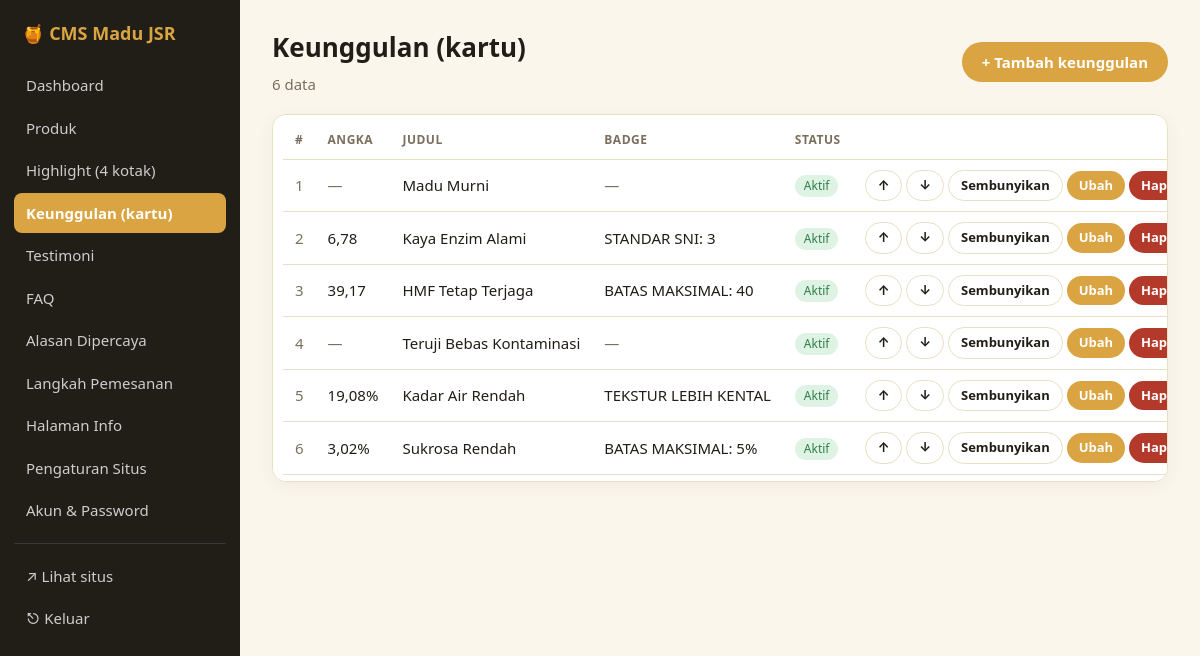
Screenshot of /cms/admin/crud?e=advantages (signed in) with the database file from the repository.
### tables this page shows
CREATE TABLE advantages (
                id INTEGER PRIMARY KEY AUTOINCREMENT,
                sort INTEGER NOT NULL DEFAULT 0,
                active INTEGER NOT NULL DEFAULT 1, title_id TEXT NOT NULL DEFAULT '', title_en TEXT NOT NULL DEFAULT '', text_id TEXT NOT NULL DEFAULT '', text_en TEXT NOT NULL DEFAULT '', stat TEXT NOT NULL DEFAULT '', badge_id TEXT NOT NULL DEFAULT '', badge_en TEXT NOT NULL DEFAULT '', icon TEXT NOT NULL DEFAULT '');

### cms/crud_config.php (called while the page is built, shortened)
<?php
function fld(string $name, string $label, string $type = 'text', array $extra = []): array
{
    return array_merge(['name' => $name, 'label' => $label, 'type' => $type], $extra);
}
function cms_entities(): array
{
    static $E = null;
    if ($E !== null) return $E;
    $imgClass = [
        'product-image'  => 'Standar',
        'product-image1' => 'Kompak (varian 1)',
        'product-image2' => 'Kompak (varian 2)',
        'product-image3' => 'Kompak (varian 3)',
        'product-image4' => 'Kompak (varian 4)',
    ];
    $logoClass = [
        ''               => '(tanpa posisi logo khusus)',
        'logo-multiflora' => 'logo-multiflora',
        'logo-sangket'    => 'logo-sangket',
        'logo-hitam'      => 'logo-hitam',
        'logo-hexabrain'  => 'logo-hexabrain',
        'logo-gold'       => 'logo-gold',
        'logo-imun'       => 'logo-imun',
    ];
    return $E;
}

### cms/data.php (called while the page is built, shortened)
<?php
function cms_step_icons(): array
{
    return [
        'none'    => ['Tanpa ikon', ''],
        'search'  => ['Cari / produk', '<circle cx="11" cy="11" r="7"/><path d="m21 21-4.3-4.3"/>'],
        'cart'    => ['Keranjang', '<circle cx="8" cy="21" r="1"/><circle cx="19" cy="21" r="1"/><path d="M2.05 2.05h2l2.66 12.42a2 2 0 0 0 2 1.58h9.78a2 2 0 0 0 1.95-1.57l1.65-7.43H5.12"/>'],
        'pin'     => ['Lokasi / alamat', '<path d="M20 10c0 6-8 12-8 12s-8-6-8-12a8 8 0 0 1 16 0Z"/><circle cx="12" cy="10" r="3"/>'],
        'card'    => ['Pembayaran', '<rect width="20" height="14" x="2" y="5" rx="2"/><path d="M2 10h20"/>'],
        'truck'   => ['Pengiriman', '<path d="M14 18V6a2 2 0 0 0-2-2H4a2 2 0 0 0-2 2v11a1 1 0 0 0 1 1h2"/><path d="M15 18H9"/><path d="M19 18h2a1 1 0 0 0 1-1v-3.65a1 1 0 0 0-.22-.624l-3.48-4.35A1 1 0 0 0 17.52 8H14"/><circle cx="17" cy="18" r="2"/><circle cx="7" cy="18" r="2"/>'],
        'package' => ['Paket / pesanan', '<path d="m7.5 4.27 9 5.15"/><path d="M21 8a2 2 0 0 0-1-1.73l-7-4a2 2 0 0 0-2 0l-7 4A2 2 0 0 0 3 8v8a2 2 0 0 0 1 1.73l7 4a2 2 0 0 0 2 0l7-4A2 2 0 0 0 21 16Z"/><path d="m3.3 7 8.7 5 8.7-5"/><path d="M12 22V12"/>'],
        'check'   => ['Selesai / centang', '<circle cx="12" cy="12" r="10"/><path d="m9 12 2 2 4-4"/>'],
        'phone'   => ['Telepon', '<path d="M22 16.92v3a2 2 0 0 1-2.18 2 19.79 19.79 0 0 1-8.63-3.07 19.5 19.5 0 0 1-6-6 19.79 19.79 0 0 1-3.07-8.67A2 2 0 0 1 4.11 2h3a2 2 0 0 1 2 1.72c.127.96.361 1.903.7 2.81a2 2 0 0 1-.45 2.11L8.09 9.91a16 16 0 0 0 6 6l1.27-1.27a2 2 0 0 1 2.11-.45c.907.339 1.85.573 2.81.7A2 2 0 0 1 22 16.92z"/>'],
        'message' => ['Chat', '<path d="M7.9 20A9 9 0 1 0 4 16.1L2 22Z"/>'],
        'gift'    => ['Hadiah', '<rect x="3" y="8" width="18" height="4" rx="1"/><path d="M12 8v13"/><path d="M19 12v7a2 2 0 0 1-2 2H7a2 2 0 0 1-2-2v-7"/><path d="M7.5 8a2.5 2.5 0 0 1 0-5A4.8 8 0 0 1 12 8a4.8 8 0 0 1 4.5-5 2.5 2.5 0 0 1 0 5"/>'],
        'clock'   => ['Waktu', '<circle cx="12" cy="12" r="10"/><path d="M12 6v6l4 2"/>'],
        'heart'   => ['Favorit', '<path d="M19 14c1.49-1.46 3-3.21 3-5.5A5.5 5.5 0 0 0 16.5 3c-1.76 0-3 .5-4.5 2-1.5-1.5-2.74-2-4.5-2A5.5 5.5 0 0 0 2 8.5c0 2.3 1.5 4.05 3 5.5l7 7Z"/>'],
        'user'    => ['Akun', '<path d="M19 21v-2a4 4 0 0 0-4-4H9a4 4 0 0 0-4 4v2"/><circle cx="12" cy="7" r="4"/>'],
        'list'    => ['Daftar', '<path d="M8 6h13M8 12h13M8 18h13M3 6h.01M3 12h.01M3 18h.01"/>'],
    ];
}
function cms_step_icon_labels(): array
{
    $o = [];
    foreach (cms_step_icons() as $k => $v) $o[$k] = $v[0];
    return $o;
}

### cms/functions.php (called while the page is built, shortened)
<?php
if (!function_exists('e')) {
    function e($v): string { return htmlspecialchars((string)$v, ENT_QUOTES, 'UTF-8'); }
}
function aurl(string $page, string $qs = ''): string
{
    if ($page === 'index') return CLEAN_URLS ? './' . $qs : 'index.php' . $qs;
    return $page . (CLEAN_URLS ? '' : '.php') . $qs;
}

### cms/admin/crud.php (the view, shortened to what this page needs)
<?php
$ents  = cms_entities();
$key   = (isset($_GET['e']) && isset($ents[$_GET['e']])) ? $_GET['e'] : 'products';
$ent   = $ents[$key];
$table = $ent['table'];
$pdo   = db();
$self  = aurl('crud', '?e=' . urlencode($key));
$mode   = ($_GET['a'] ?? 'list') === 'form' ? 'form' : 'list';
$editId = (int)($_GET['id'] ?? 0);
$row    = null;
if ($mode === 'form'):
    $isEdit = $editId > 0;
    $title  = $isEdit ? 'Ubah ' . $ent['singular'] : 'Tambah ' . $ent['singular'];
?>
<div class="bar">
    <div><h1><?= e($title) ?></h1><p class="sub" style="margin:0"><?= e($ent['label']) ?></p></div>
    <a class="btn ghost" href="<?= e($self) ?>">← Kembali ke daftar</a>
</div>
<form method="post" enctype="multipart/form-data" class="card" autocomplete="off">
    <?= csrf_field() ?>
    <input type="hidden" name="do" value="save">
    <input type="hidden" name="id" value="<?= $editId ?>">
    <?php if (!empty($ent['has_active'])): ?>
    <div class="field"><label class="check"><input type="checkbox" name="active" value="1"<?= !empty($row['active']) ? ' checked' : '' ?>> Tampilkan di situs (aktif)</label></div>
    <?php endif; ?>
    <?= cms_render_fields($ent['fields'], $row, $isEdit) ?>
    <div class="formbar">
        <button class="btn" type="submit">Simpan</button>
        <a class="btn ghost" href="<?= e($self) ?>">Batal</a>
    </div>
</form>
<?php else:
    $rows = $pdo->query("SELECT * FROM $table ORDER BY sort ASC, id ASC")->fetchAll();
    $last = count($rows) - 1;
?>
<div class="bar">
    <div><h1><?= e($ent['label']) ?></h1><p class="sub" style="margin:0"><?= count($rows) ?> data</p></div>
    <?php if (!empty($ent['can_create'])): ?><a class="btn" href="<?= e($self) ?>&amp;a=form">+ Tambah <?= e($ent['singular']) ?></a><?php endif; ?>
</div>
<div class="card" style="padding:6px 10px;overflow-x:auto">
<table>
    <thead><tr>
        <?php if (!empty($ent['sortable'])): ?><th>#</th><?php endif; ?>
        <?php foreach ($ent['list'] as $c => $def): ?><th><?= e($def[0]) ?></th><?php endforeach; ?>
        <?php if (!empty($ent['has_active'])): ?><th>Status</th><?php endif; ?>
        <th></th>
    </tr></thead>
    <tbody>
    <?php foreach ($rows as $i => $r): ?>
    <tr>
        <?php if (!empty($ent['sortable'])): ?><td class="muted"><?= $i + 1 ?></td><?php endif; ?>
        <?php foreach ($ent['list'] as $c => $def): ?>
            <td>
            <?php if ($def[1] === 'image'): $src = cms_admin_img((string)$r[$c]); ?>
                <?php if ($src !== ''): ?><img class="thumb" src="<?= e($src) ?>" alt="" loading="lazy"><?php else: ?><span class="muted">—</span><?php endif; ?>
            <?php else: ?>
                <div class="tt" title="<?= e($r[$c]) ?>"><?= e($r[$c]) !== '' ? e($r[$c]) : '<span class="muted">—</span>' ?></div>
            <?php endif; ?>
            </td>
        <?php endforeach; ?>
        <?php if (!empty($ent['has_active'])): ?>
            <td><span class="badge<?= $r['active'] ? ' on' : '' ?>"><?= $r['active'] ? 'Aktif' : 'Nonaktif' ?></span></td>
        <?php endif; ?>
        <td class="act">
            <?php if (!empty($ent['sortable'])): ?>
                <form class="inl" method="post"><?= csrf_field() ?><input type="hidden" name="do" value="move"><input type="hidden" name="id" value="<?= (int)$r['id'] ?>"><input type="hidden" name="dir" value="up">
                    <button class="btn ghost sm" type="submit" title="Naikkan"<?= $i === 0 ? ' disabled' : '' ?>>↑</button></form>
                <form class="inl" method="post"><?= csrf_field() ?><input type="hidden" name="do" value="move"><input type="hidden" name="id" value="<?= (int)$r['id'] ?>"><input type="hidden" name="dir" value="down">
                    <button class="btn ghost sm" type="submit" title="Turunkan"<?= $i === $last ? ' disabled' : '' ?>>↓</button></form>
            <?php endif; ?>
            <?php if (!empty($ent['has_active'])): ?>
                <form class="inl" method="post"><?= csrf_field() ?><input type="hidden" name="do" value="toggle"><input type="hidden" name="id" value="<?= (int)$r['id'] ?>">
                    <button class="btn ghost sm" type="submit"><?= $r['active'] ? 'Sembunyikan' : 'Tampilkan' ?></button></form>
            <?php endif; ?>
            <a class="btn sm" href="<?= e($self) ?>&amp;a=form&amp;id=<?= (int)$r['id'] ?>">Ubah</a>
            <?php if (!empty($ent['can_delete'])): ?>
                <form class="inl" method="post" data-confirm="Hapus <?= e($ent['singular']) ?> ini? Tindakan ini tidak dapat dibatalkan.">
                    <button class="btn danger sm" type="submit">Hapus</button></form>
            <?php endif; ?>
        </td>
    </tr>
    <?php endforeach; ?>
    </tbody>
</table>
</div>
<?php endif;

### cms/admin/_layout.php (style rules this page uses)
:root { --gold:#d9a441;--gold-d:#c27f3a;--ink:#211d17;--bg:#faf6ec;--line:#eadfc4;--muted:#7a6f5c;--red:#b3392b;--green:#2f7d4a }
* { box-sizing:border-box }
body { margin:0;font:15px/1.5 system-ui,-apple-system,"Segoe UI",Roboto,sans-serif;color:var(--ink);background:var(--bg) }
a { color:var(--gold-d) }
h1 { margin:0 0 6px;font-size:26px }
.sub { color:var(--muted);margin:0 0 22px }
.card { background:#fff;border:1px solid var(--line);border-radius:14px;padding:22px;margin-bottom:20px;box-shadow:0 4px 16px rgba(80,60,25,.05) }
table { width:100%;border-collapse:collapse }
th,td { text-align:left;padding:10px 12px;border-bottom:1px solid var(--line);vertical-align:middle }
th { font-size:12px;text-transform:uppercase;letter-spacing:.5px;color:var(--muted) }
td.act { white-space:nowrap;text-align:right }
.btn { display:inline-block;background:var(--gold);color:#fff;border:0;border-radius:999px;padding:9px 20px;font:inherit;font-weight:700;cursor:pointer;text-decoration:none }
.btn.sm { padding:5px 12px;font-size:13px }
.btn.ghost { background:#fff;color:var(--ink);border:1px solid var(--line) }
.btn.danger { background:var(--red) }
.inl { display:inline }
.badge { display:inline-block;font-size:12px;padding:2px 9px;border-radius:99px;background:#eee;color:#555 }
.badge.on { background:#dff3e5;color:var(--green) }
.bar { display:flex;justify-content:space-between;align-items:center;gap:12px;margin-bottom:18px;flex-wrap:wrap }
.muted { color:var(--muted) }
.tt { max-width:340px;overflow:hidden;text-overflow:ellipsis;white-space:nowrap }

### rows the page displays
advantages: title "Madu Murni", active "Aktif"
advantages: stat "6,78", title "Kaya Enzim Alami", badge "STANDAR SNI: 3", active "Aktif"
advantages: stat "39,17", title "HMF Tetap Terjaga", badge "BATAS MAKSIMAL: 40", active "Aktif"
advantages: title "Teruji Bebas Kontaminasi", active "Aktif"
advantages: stat "19,08%", title "Kadar Air Rendah", badge "TEKSTUR LEBIH KENTAL", active "Aktif"
advantages: stat "3,02%", title "Sukrosa Rendah", badge "BATAS MAKSIMAL: 5%", active "Aktif"

### other values shown
$n[1] "Dashboard"
$n[1] "Produk"
$n[1] "Highlight (4 kotak)"
$n[1] "Keunggulan (kartu)"
$n[1] "Testimoni"
$n[1] "FAQ"
$n[1] "Alasan Dipercaya"
$n[1] "Langkah Pemesanan"
$n[1] "Halaman Info"
$n[1] "Pengaturan Situs"
$n[1] "Akun & Password"
$ent['label'] "Keunggulan (kartu)"
count($rows) "6"
$ent['singular'] "keunggulan"
$def[0] "ANGKA"
